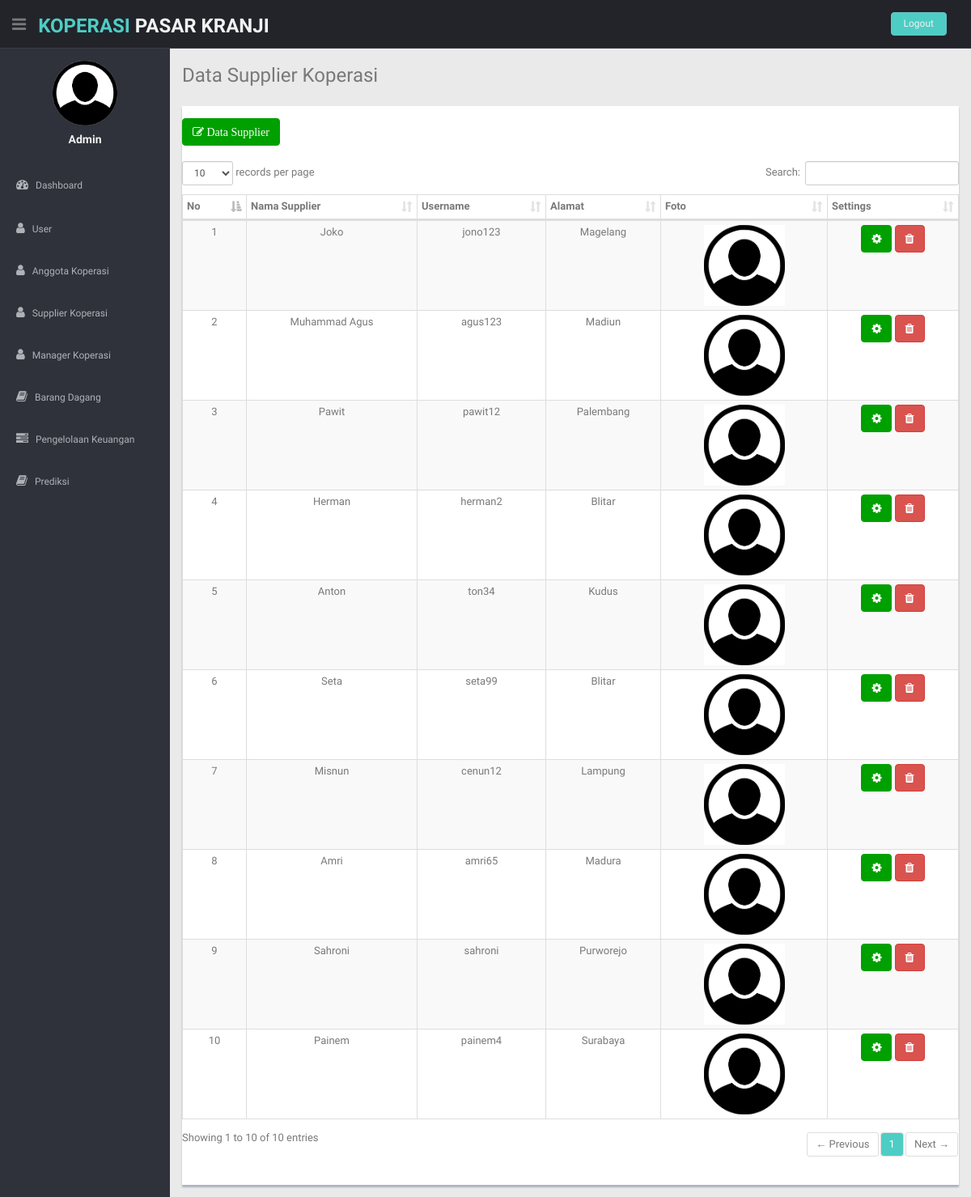
Page /index.php?halaman=supplier (signed in) on the committed database.
### tables this page shows
CREATE TABLE `supplier` (
  `id_supplier` int(11) NOT NULL,
  `nama_supplier` varchar(100) NOT NULL,
  `username` varchar(100) NOT NULL,
  `password` varchar(100) NOT NULL,
  `alamat` varchar(100) NOT NULL,
  `no_tlp` varchar(50) NOT NULL,
  `no_ktp` varchar(100) NOT NULL,
  `foto_supplier` varchar(255) NOT NULL
);

### halaman/supplier/index_supp.php (the view)
    <section id="main-content">
      <section class="wrapper">
        <h3> Data Supplier Koperasi</h3>
        <div class="row mt">
          <div class="col-lg-12">
            <div class="content-panel">
              <div class="float-right">
                <a href="index.php?halaman=supplier&aksi=tambah" class="btn btn-theme">
                  <i class="fa fa-edit"> Data Supplier </i></a>
              </div>
                <table class="table table-bordered table-striped table-condensed" id="example1">
                <br>
                <thead align="center">
                    <tr align="center">
                    <th>No</th>
                    <th>Nama Supplier</th>
                    <th>Username</th>
                    <th>Alamat</th>
                    <th>Foto</th>
                    <th>Settings</th>
                  </tr>
                </thead>
                <tbody>
                <?php
                    $nomor=1;
                    $sql = $koneksi->query("SELECT *FROM supplier") or die(mysqli_error());?>
                <?php while ($data = $sql->fetch_assoc()) {?>
                <tr class="gradeX" align="center">
                    <td><?php echo $nomor; ?></td>
                    <td><?php echo $data['nama_supplier']; ?></td>
                    <td><?php echo $data['username']; ?></td>
                    <td><?php echo $data['alamat']; ?></td>
                    <td><img width="100px" src="assets/img/identitas/<?php echo $data['foto_supplier'] ?>"></td>
                    <td>
                        <a href="index.php?halaman=supplier&aksi=edit&id=<?php echo $data['id_supplier']; ?>" class="btn btn-theme"><i class="fa fa-cog"></i></a>
                        <a href="index.php?halaman=supplier&aksi=delete&id=<?php echo $data['id_supplier']; ?>" class="btn btn-danger"><i class="fa fa-trash"></i></a>
                    </td>
                </tr>
                <?php
                $nomor++;
                };?>
                </tbody>
            </table>
        </div>
    </div>
</div>
</section>
</section>

### css/style.css (style rules this page uses)
body { color: #797979; background: #eaeaea; font-family: 'Ruda', sans-serif; padding: 0px !important; margin: 0px !important; font-size:13px; }
a, a:hover, a:focus { text-decoration: none; outline: none; }
.btn-theme { color: #fff; background-color: #00a000; border-color: #00a000; }
.mt { margin-top: 25px; }
#main-content { margin-left: 210px; }
.wrapper { display: inline-block; margin-top: 60px; padding-left: 15px; padding-right: 15px; padding-bottom: 15px; padding-top: 0px; width: 100%; }
.content-panel { background: #ffffff; box-shadow: 0px 3px 2px #aab2bd; padding-top: 15px; padding-bottom: 5px; }

### rows in the picture
supplier: nama_supplier "Joko", username "jono123", alamat "Magelang", foto_supplier (picture)
supplier: nama_supplier "Muhammad Agus", username "agus123", alamat "Madiun", foto_supplier (picture)
supplier: nama_supplier "Pawit", username "pawit12", alamat "Palembang", foto_supplier (picture)
supplier: nama_supplier "Herman", username "herman2", alamat "Blitar", foto_supplier (picture)
supplier: nama_supplier "Anton", username "ton34", alamat "Kudus", foto_supplier (picture)
supplier: nama_supplier "Seta", username "seta99", alamat "Blitar", foto_supplier (picture)
supplier: nama_supplier "Misnun", username "cenun12", alamat "Lampung", foto_supplier (picture)
supplier: nama_supplier "Amri", username "amri65", alamat "Madura", foto_supplier (picture)
supplier: nama_supplier "Sahroni", username "sahroni", alamat "Purworejo", foto_supplier (picture)
supplier: nama_supplier "Painem", username "painem4", alamat "Surabaya", foto_supplier (picture)

### other values in the picture
$_SESSION['nama'] "Admin"
